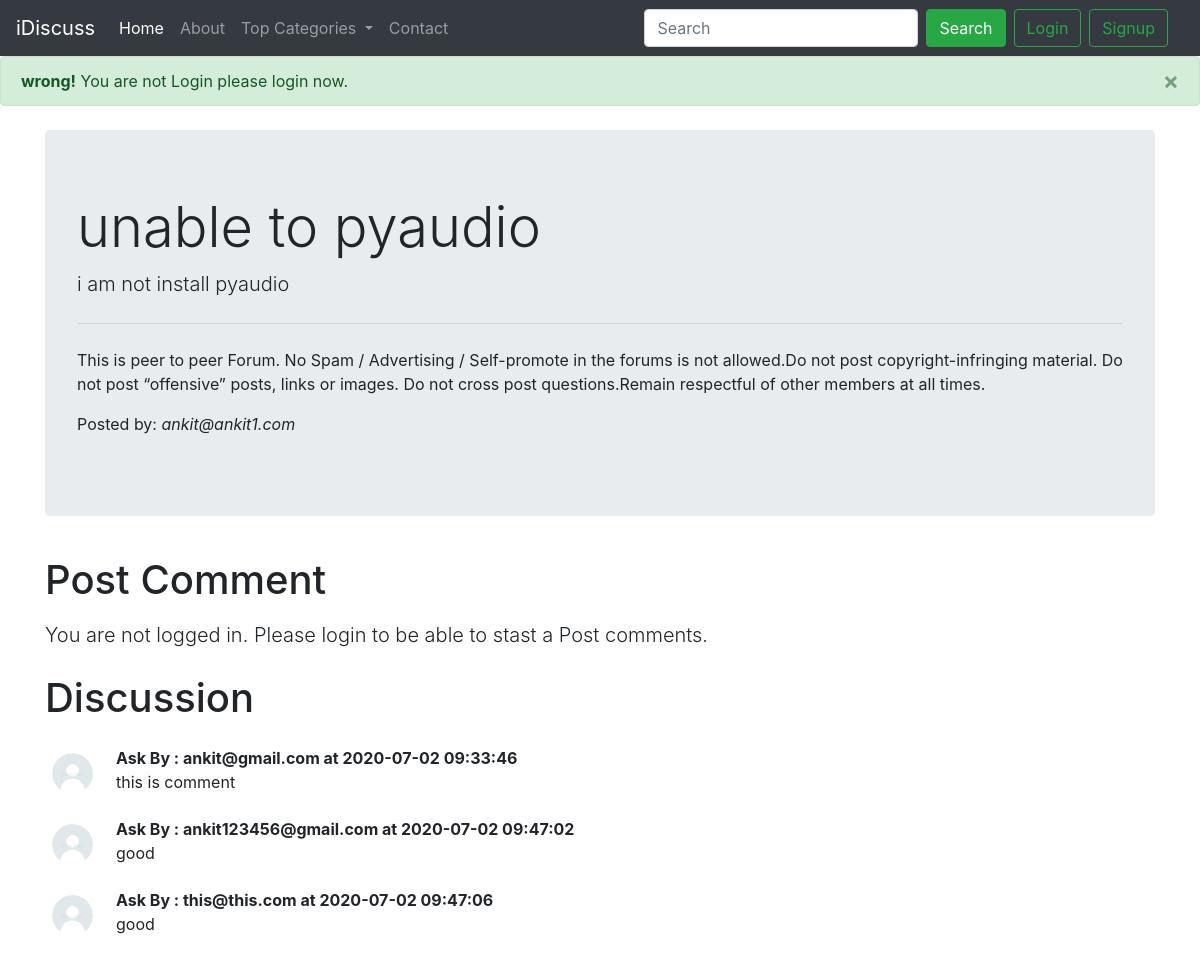
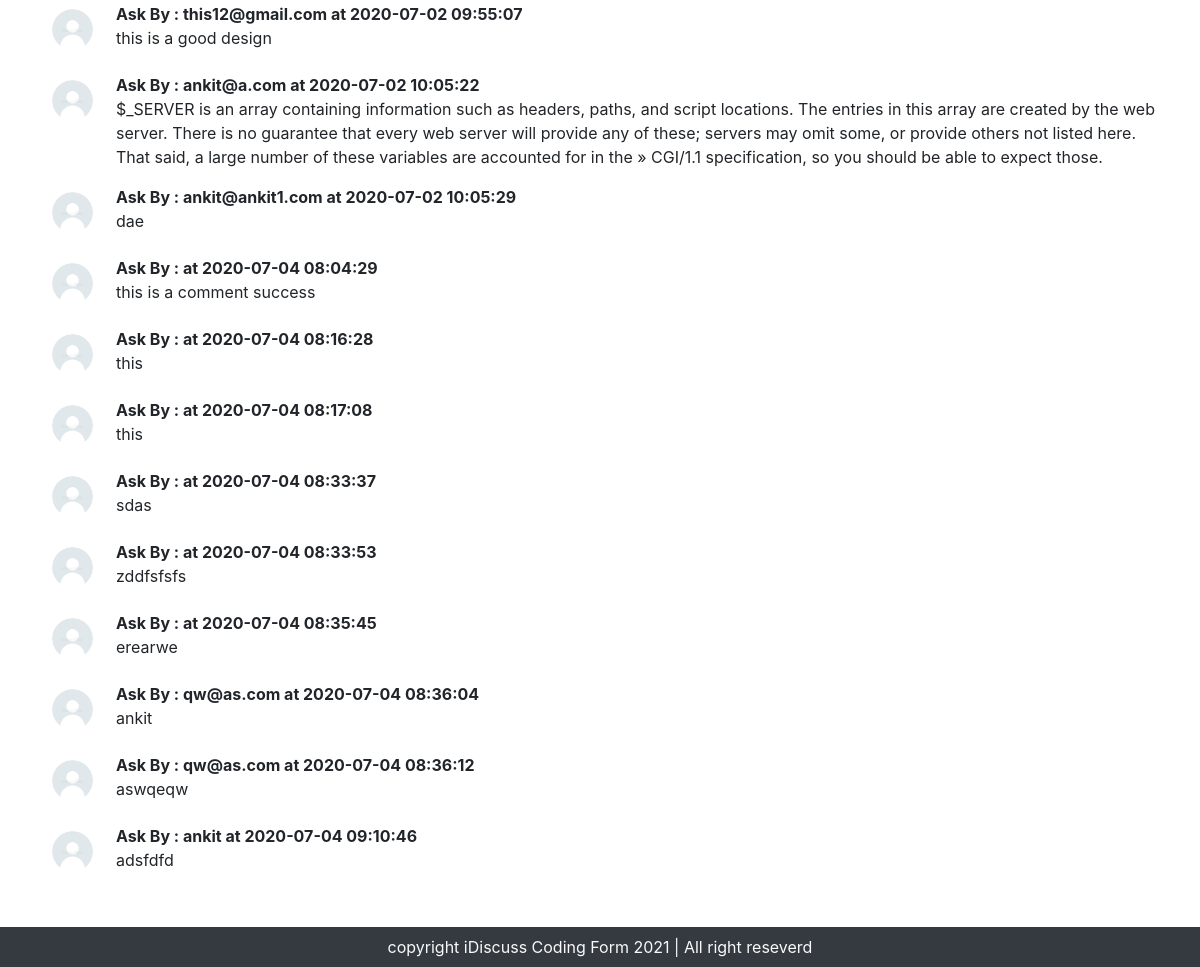
The app's page /thread.php?threadid=1 with its own data (2 pictures, top to bottom).
### tables this page shows
CREATE TABLE `threads` (
  `thread_id` int(255) NOT NULL,
  `thread_title` varchar(255) NOT NULL,
  `thread_desc` text NOT NULL,
  `thread_cat_id` int(255) NOT NULL,
  `thread_user_id` int(255) NOT NULL,
  `timestamp` datetime NOT NULL DEFAULT current_timestamp()
);

CREATE TABLE `users` (
  `sno` int(255) NOT NULL,
  `user_email` varchar(255) NOT NULL,
  `user_pass` varchar(255) NOT NULL,
  `timestamp` datetime NOT NULL DEFAULT current_timestamp()
);

CREATE TABLE `comments` (
  `comment_id` int(255) NOT NULL,
  `comment_content` text NOT NULL,
  `thread_id` int(255) NOT NULL,
  `comment_by` int(255) NOT NULL,
  `comment_time` timestamp NOT NULL DEFAULT current_timestamp()
);

### thread.php (the view, shortened to what this page needs)
<!doctype html>
<html lang="en">
<head>
    <link rel="stylesheet" href="https://stackpath.bootstrapcdn.com/bootstrap/4.5.0/css/bootstrap.min.css"
>
</head>
<body>
    <?php include 'partials/_dbconnect.php'; ?>
    <?php include 'partials/_header.php'; ?>
    <?php
        $id = $_GET['threadid'];
        $sql = "SELECT * FROM `threads` WHERE thread_id = $id";
        $result = mysqli_query($con,$sql);
        while($row = mysqli_fetch_assoc($result)){
            $title = $row['thread_title'];
            $desc = $row['thread_desc'];
            $thread_user_id = $row['thread_user_id'];
            $sql2="SELECT user_email FROM `users` where sno ='$thread_user_id'";
            $result2 = mysqli_query($con,$sql2);
            $row2 = mysqli_fetch_assoc($result2);
            $posted_by = $row2['user_email'];
        }
    ?>
    <div class="container my-4">
        <div class="jumbotron">
            <h1 class="display-4"><?php echo $title; ?></h1>
            <p class="lead"> <?php echo $desc; ?> </p>
            <hr class="my-4">
            <p>This is peer to peer Forum. No Spam / Advertising / Self-promote in
                the forums is not allowed.Do not post copyright-infringing material.
                Do not post “offensive” posts, links or images.
                Do not cross post questions.Remain respectful of other members at all times.
            </p>
            <p>Posted by:<em> <?php echo $posted_by; ?></em></p>
        </div>
    </div>
<?php
    if(isset($_SESSION['loggedin']) && $_SESSION['loggedin'] == true){
echo '<div class="container">
        <h1 class="py-2"> Post a Comment</h1>
        <form action=" '.$_SERVER["REQUEST_URI"].' " method="post">
            <div class="form-group">
                <label for="exampleFormControlTextarea1">Type of Comment</label>
                <textarea class="form-control" id="comment" name="comment" rows="3"></textarea>
            </div>
            <input type="hidden" name="sno" value="'.$_SESSION["sno"].'">
            <button type="submit" class="btn btn-success">Post Comment</button>
        </form>
    </div>';
    }else{
             echo ' <div class="container">
             <h1 class="py-2">Post Comment</h1>
                    <p class="lead">You are not logged in. Please login to be able to stast a Post comments. </p>
                </div>';
      }
?>
    <div class="container mb-5" id="ques">
        <h1 class="py-2"> Discussion </h1>
        <?php
        $id = $_GET['threadid'];
        $sql = "SELECT * FROM `comments` WHERE thread_id = $id";
        $result = mysqli_query($con,$sql);
        while($row = mysqli_fetch_assoc($result)){
            $content = $row['comment_content'];
            $comment_time = $row['comment_time'];
            $thread_user_id = $row['comment_by'];
            $sql2="SELECT user_email FROM `users` where sno ='$thread_user_id'";
            $result2 = mysqli_query($con,$sql2);
            $row2 = mysqli_fetch_assoc($result2);
        echo '<div class="media  my-3">
            <img src="img/userdefault.jpg" width="55px" class="mr-3" alt="...">
            <div class="media-body">
                <p class ="font-weight-bold my-0">Ask By : '.$row2['user_email'].' at ' .$comment_time.'</p>
                '.$content.'
            </div>
        </div>';
            }
        ?>
    </div>
    <?php include 'partials/_footer.php'; ?>
</body>
</html>

### thread.php (style rules this page uses)
#ques { min-height: 433px; }

### records on screen
threads: thread_title "unable to pyaudio", thread_desc "i am not install pyaudio"
users: user_email "ankit@ankit1.com"
comments: users.user_email "ankit@gmail.com", comment_time "2020-07-02 09:33:46", comment_content "this is comment"
comments: users.user_email "ankit123456@gmail.com", comment_time "2020-07-02 09:47:02", comment_content "good"
comments: users.user_email "this@this.com", comment_time "2020-07-02 09:47:06", comment_content "good"
comments: users.user_email "this12@gmail.com", comment_time "2020-07-02 09:55:07", comment_content "this is a good design"
comments: users.user_email "ankit@a.com", comment_time "2020-07-02 10:05:22", comment_content "$_SERVER is an array containing information such as headers, paths, and script locations. The entries in this array are created by the web server. There is no guarantee that every web server will provide any of these; servers may omit some, or provide others not listed here. That said, a large number of these variables are accounted for in the » CGI/1.1 specification, so you should be able to expect those."
comments: users.user_email "ankit@ankit1.com", comment_time "2020-07-02 10:05:29", comment_content "dae"
comments: comment_time "2020-07-04 08:04:29", comment_content "this is a comment success"
comments: comment_time "2020-07-04 08:16:28", comment_content "this"
comments: comment_time "2020-07-04 08:17:08", comment_content "this"
comments: comment_time "2020-07-04 08:33:37", comment_content "sdas"
comments: comment_time "2020-07-04 08:33:53", comment_content "zddfsfsfs"
comments: comment_time "2020-07-04 08:35:45", comment_content "erearwe"
comments: users.user_email "qw@as.com", comment_time "2020-07-04 08:36:04", comment_content "ankit"
comments: users.user_email "qw@as.com", comment_time "2020-07-04 08:36:12", comment_content "aswqeqw"
comments: users.user_email "ankit", comment_time "2020-07-04 09:10:46", comment_content "adsfdfd"
